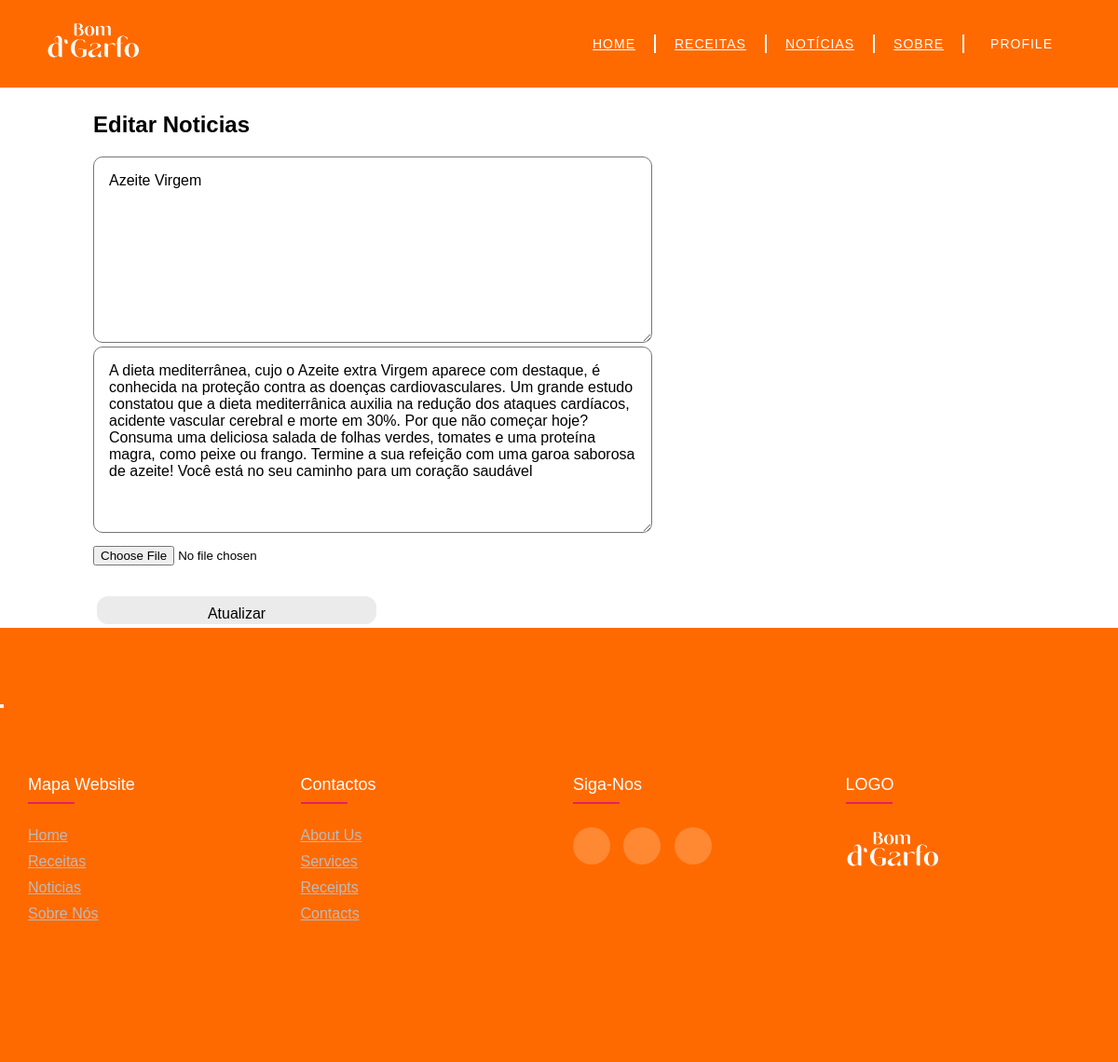
The app's page /HTML/editNoticias.php?id=11 (signed in) with its own data.
### tables this page shows
CREATE TABLE `noticias` (
  `IDNoticia` int(11) NOT NULL,
  `titulo` varchar(45) NOT NULL,
  `fotos` varchar(50) NOT NULL,
  `descricao` varchar(500) NOT NULL
);

### HTML/editNoticias.php (the view, shortened to what this page needs)
<?php
    $host="localhost";
    $database="bom_dgarfo";
    $user="root";
    $pass="";
    $conn = new mysqli($host, $user, $pass, $database);
?>
<!DOCTYPE html>
<html lang="en" dir="ltr">
<head>
    <link rel="stylesheet" href="../CSS/aa.css">
    <header>
        <a href="index.php"><img src="../IMG/LogotipoNavbar.png" alt="" class="logo"></a>
        <nav class="navigation-menu">
          <a href="index.php">Home</a>
          <hr>
          <a href="receitas.php">Receitas</a>
          <hr>
          <a href="noticias.php">Notícias</a>
          <hr>
          <a href="#">Sobre</a>
          <hr>
          <a id="profileclick"><i class="fas fa-fingerprint"></i>Profile</a>
        </nav>
    </header>
</head>
<?php
$IDNoticia=$_GET['id'];
$noticias=$conn->query('SELECT * FROM noticias where IDNoticia='.$IDNoticia)->fetch_assoc();
$titulo=$noticias['titulo'];
$descricao=$noticias['descricao'];
?>
<body>
    <section class="insert">
    <h1>Editar Noticias</h1>
    <form action="update_noticia.php?id=<?= $IDNoticia ?>" enctype="multipart/form-data" method="POST" >
    <textarea class="textarea" name="titulo"><?= $titulo ?></textarea>
    <textarea class="textarea" name="descricao"><?= $descricao ?></textarea><br>
    <input class="botaofoto" name="fotos" type="file"><br>
    <input class="botaoatualizar" type="submit" value="Atualizar">
</form>
    </section>
<footer class="footer">
<button class="bt-top" onclick="backtop()"><i class="fa-solid fa-circle-arrow-up fa-2xl"></i></button>
<footer class="footer">
<div class="container">
    <div class="row">
    <div class="footer-col">
        <h4>mapa website</h4>
        <ul>
        <li><a href="#">Home</a></li>
        <li><a href="#">Receitas</a></li>
        <li><a href="#">Noticias</a></li>
        <li><a href="#">Sobre Nós</a></li>
        </ul>
    </div>
    <div class="footer-col">
        <h4>contactos</h4>
        <ul>
        <li><a href="#">about us</a></li>
        <li><a href="#">services</a></li>
        <li><a href="#">Receipts</a></li>
        <li><a href="#">Contacts</a></li>
        </ul>
    </div>
    <div class="footer-col">
        <h4>siga-nos</h4>
        <div class="social-links">
        <a href="#"><i class="fa-brands fa-facebook-square"></i></a>
        <a href="#"><i class="fa-brands fa-instagram"></i></a>
        <a href="#"><i class="fa-brands fa-youtube"></i></a>
        </div>
    </div>
    <div class="footer-col">
        <h4>LOGO</h4>
        <a href="index.html"><img src="../IMG/LogotipoNavbarBranco.png" alt=""></a>
    </div>
    </div>
</div>
</footer>
</body>
</html>

### CSS/aa.css (style rules this page uses)
* { margin: 0; padding: 0; box-sizing: border-box; font-family: 'Poppins', sans-serif; }
body { background-color: rgb(255, 255, 255); }
header { position: fixed; top: 0; left: 0; width: 100%; display: flex; justify-content: space-between; align-items: center; padding: 20px 50px; z-index: 2; transition: 0.6s; background-color: #ff6a00; }
.logo { position: relative; font-weight: 700; color: rgb(0, 0, 0); text-decoration: none; font-size: 2em; text-transform: uppercase; letter-spacing: 2px; }
.navigation-menu { float: right; position: relative; display: flex; justify-content: center; align-items: center; }
.navigation-menu hr { border: 0.5px solid #fff; height: 20px; }
.navigation-menu a, .navigation-menu #profileclick { text-transform: uppercase; font-size: 14px; padding: 10px 10px; border-radius: 4px; transition: .3s linear; position: relative; margin: 0 10px; color: #fff; letter-spacing: 1px; font-weight: 500px; }
.navigation-menu a::after { content: ""; width: 0; height: 0.3rem; border-radius: 0.2rem; position: absolute; left: 0.6rem; bottom: 0.2rem; background-color: #ffb62a; transition: 200ms ease-in; }
#profileclick { cursor: pointer; }
section.insert { position: relative; min-height: 50vh; align-items: center; transition: 0.5s; margin-top: 120px; margin-left: 100px; }
section.insert h1 { padding-bottom: 20px; }
section.insert input[type=submit], input[type=reset], input[type=button] { background-color: #d3d3d373; border: none; color: black; text-decoration: none; cursor: pointer; font-size: 12pt; padding: 10px; border-radius:12px; margin:4px; }
.container { max-width: 1170px; margin: auto; }
.row { display: flex; flex-wrap: wrap; }
.container ul { list-style: none; }
.footer { background-color: #ff6a00; padding: 70px 0; bottom: 0; }
.footer-col { width: 25%; padding: 0 15px; }
.footer-col h4 { font-size: 18px; color: #fff; text-transform: capitalize; margin-bottom: 35px; font-weight: 500; position: relative; }
.footer-col h4::before { content: ''; position: absolute; left: 0; bottom: -10px; background-color: #e91e63; height: 2px; box-sizing: border-box; width: 50px; }
.footer-col ul li { margin-bottom: 10px; }
.footer-col ul li a { font-size: 16px; text-transform: capitalize; font-weight: 300; color: #bbb; display: block; transition: all 0.3s ease; }
.footer-col .social-links a { display: inline-block; height: 40px; width: 40px; background-color: rgb(255, 255, 255, 0.2); margin: 0 10px 10px 0; text-align: center; line-height: 40px; border-radius: 50%; color: #fff; transition: all 0.5s ease; }

### HTML/editNoticias.php (style rules this page uses)
.textarea { padding: 1em; border-radius: 10px; font-size: 16px; width: 600px; height: 200px; }
.botaofoto { margin-top: 10px; width: 300px; height: 50px; }
.botaoatualizar { margin-top: 10px; width: 300px; height: 30px; }

### records on screen
noticias: titulo "Azeite Virgem", descricao "A dieta mediterrânea, cujo o Azeite extra Virgem aparece com destaque, é conhecida na proteção contra as doenças cardiovasculares. Um grande estudo constatou que a dieta mediterrânica auxilia na redução dos ataques cardíacos, acidente vascular cerebral e morte em 30%. Por que não começar hoje? Consuma uma deliciosa salada de folhas verdes, tomates e uma proteína magra, como peixe ou frango. Termine a sua refeição com uma garoa saborosa de azeite! Você está no seu caminho para um coração saudável"
